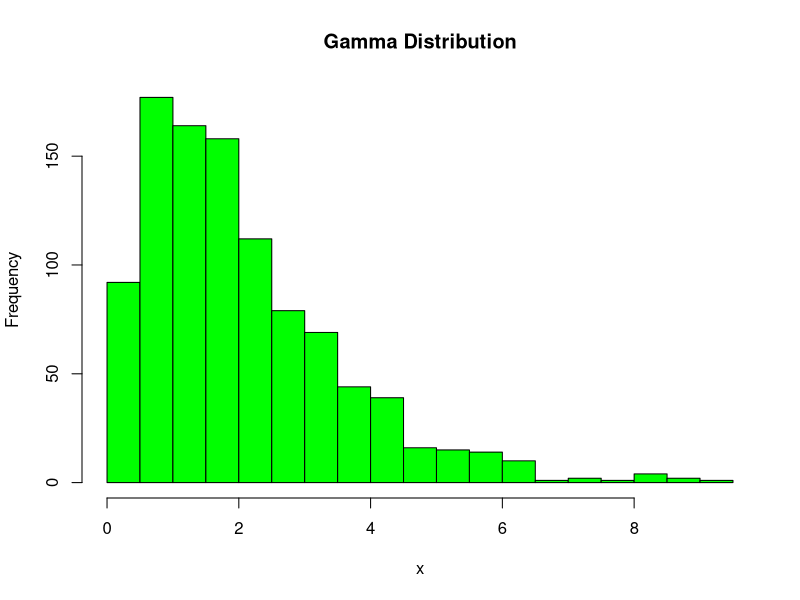

This chart was generated by the following R code:
# Generate 1000 random numbers from a gamma distribution with shape parameter of 2 and scale parameter of 1
x <- rgamma(1000, shape = 2, scale = 1)

# Plot a histogram of the generated data
hist(x, breaks = 20, col = "green", main = "Gamma Distribution")
